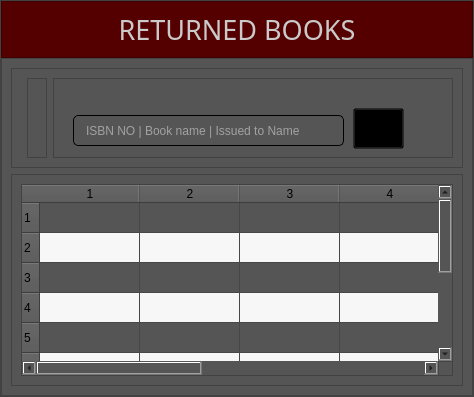
                  <widget class="QWidget" name="page_7">
                   <layout class="QVBoxLayout" name="verticalLayout_27">
                    <property name="spacing">
                     <number>0</number>
                    </property>
                    <property name="leftMargin">
                     <number>0</number>
                    </property>
                    <property name="topMargin">
                     <number>0</number>
                    </property>
                    <property name="rightMargin">
                     <number>0</number>
                    </property>
                    <property name="bottomMargin">
                     <number>0</number>
                    </property>
                    <item>
                     <widget class="QFrame" name="frame_53">
                      <property name="styleSheet">
                       <string notr="true">background-color: rgb(85, 85, 85);</string>
                      </property>
                      <property name="frameShape">
                       <enum>QFrame::StyledPanel</enum>
                      </property>
                      <property name="frameShadow">
                       <enum>QFrame::Raised</enum>
                      </property>
                      <layout class="QVBoxLayout" name="verticalLayout_25">
                       <property name="spacing">
                        <number>0</number>
                       </property>
                       <property name="leftMargin">
                        <number>0</number>
                       </property>
                       <property name="topMargin">
                        <number>0</number>
                       </property>
                       <property name="rightMargin">
                        <number>0</number>
                       </property>
                       <property name="bottomMargin">
                        <number>0</number>
                       </property>
                       <item>
                        <widget class="QFrame" name="frame_54">
                         <property name="maximumSize">
                          <size>
                           <width>16777215</width>
                           <height>60</height>
                          </size>
                         </property>
                         <property name="styleSheet">
                          <string notr="true">background-color: rgb(85, 0, 0);
color: rgb(202, 202, 202);</string>
                         </property>
                         <property name="frameShape">
                          <enum>QFrame::StyledPanel</enum>
                         </property>
                         <property name="frameShadow">
                          <enum>QFrame::Raised</enum>
                         </property>
                         <layout class="QHBoxLayout" name="horizontalLayout_24">
                          <item>
                           <widget class="QLabel" name="label_13">
                            <property name="font">
                             <font>
                              <family>Nova Flat</family>
                              <pointsize>20</pointsize>
                             </font>
                            </property>
                            <property name="text">
                             <string>RETURNED BOOKS</string>
                            </property>
                            <property name="alignment">
                             <set>Qt::AlignCenter</set>
                            </property>
                           </widget>
                          </item>
                         </layout>
                        </widget>
                       </item>
                       <item>
                        <widget class="QFrame" name="frame_55">
                         <property name="styleSheet">
                          <string notr="true"/>
                         </property>
                         <property name="frameShape">
                          <enum>QFrame::StyledPanel</enum>
                         </property>
                         <property name="frameShadow">
                          <enum>QFrame::Raised</enum>
                         </property>
                         <layout class="QVBoxLayout" name="verticalLayout_26">
                          <item>
                           <widget class="QFrame" name="frame_56">
                            <property name="minimumSize">
                             <size>
                              <width>0</width>
                              <height>100</height>
                             </size>
                            </property>
                            <property name="maximumSize">
                             <size>
                              <width>16777215</width>
                              <height>100</height>
                             </size>
                            </property>
                            <property name="frameShape">
                             <enum>QFrame::StyledPanel</enum>
                            </property>
                            <property name="frameShadow">
                             <enum>QFrame::Raised</enum>
                            </property>
                            <layout class="QHBoxLayout" name="horizontalLayout_25">
                             <item>
                              <widget class="QFrame" name="frame_57">
                               <property name="frameShape">
                                <enum>QFrame::StyledPanel</enum>
                               </property>
                               <property name="frameShadow">
                                <enum>QFrame::Raised</enum>
                               </property>
                               <widget class="QLabel" name="label_14">
                                <property name="geometry">
                                 <rect>
                                  <x>0</x>
                                  <y>-2</y>
                                  <width>261</width>
                                  <height>31</height>
                                 </rect>
                                </property>
                                <property name="font">
                                 <font>
                                  <family>Nova Flat</family>
                                  <pointsize>12</pointsize>
                                 </font>
                                </property>
                                <property name="styleSheet">
                                 <string notr="true">border-radius:7px;
background: none;
</string>
                                </property>
                                <property name="text">
                                 <string/>
                                </property>
                                <property name="alignment">
                                 <set>Qt::AlignCenter</set>
                                </property>
                               </widget>
                              </widget>
                             </item>
                             <item>
                              <widget class="QFrame" name="frame_58">
                               <property name="frameShape">
                                <enum>QFrame::StyledPanel</enum>
                               </property>
                               <property name="frameShadow">
                                <enum>QFrame::Raised</enum>
                               </property>
                               <layout class="QHBoxLayout" name="horizontalLayout_26"/>
                              </widget>
                             </item>
                             <item>
                              <widget class="QFrame" name="frame_59">
                               <property name="minimumSize">
                                <size>
                                 <width>400</width>
                                 <height>0</height>
                                </size>
                               </property>
                               <property name="frameShape">
                                <enum>QFrame::StyledPanel</enum>
                               </property>
                               <property name="frameShadow">
                                <enum>QFrame::Raised</enum>
                               </property>
                               <widget class="QLineEdit" name="lineEdit_9">
                                <property name="geometry">
                                 <rect>
                                  <x>20</x>
                                  <y>37</y>
                                  <width>271</width>
                                  <height>31</height>
                                 </rect>
                                </property>
                                <property name="font">
                                 <font>
                                  <pointsize>9</pointsize>
                                 </font>
                                </property>
                                <property name="styleSheet">
                                 <string notr="true">border: 1.1px solid black;
padding-left: 10 px;
border-radius:5px;
color: rgb(238, 238, 238);
</string>
                                </property>
                                <property name="echoMode">
                                 <enum>QLineEdit::Normal</enum>
                                </property>
                                <property name="placeholderText">
                                 <string>ISBN NO | Book name | Issued to Name</string>
                                </property>
                               </widget>
                               <widget class="QPushButton" name="pushButton_20">
                                <property name="geometry">
                                 <rect>
                                  <x>300</x>
                                  <y>30</y>
                                  <width>51</width>
                                  <height>41</height>
                                 </rect>
                                </property>
                                <property name="styleSheet">
                                 <string notr="true">background-color: transparent</string>
                                </property>
                                <property name="text">
                                 <string/>
                                </property>
                                <property name="icon">
                                 <iconset resource="resources.qrc">
                                  <normaloff>:/icons/icons/icons8-search-480.png</normaloff>:/icons/icons/icons8-search-480.png</iconset>
                                </property>
                                <property name="iconSize">
                                 <size>
                                  <width>40</width>
                                  <height>41</height>
                                 </size>
                                </property>
                                <property name="shortcut">
                                 <string>Return</string>
                                </property>
                               </widget>
                              </widget>
                             </item>
                            </layout>
                           </widget>
                          </item>
                          <item>
                           <widget class="QFrame" name="frame_60">
                            <property name="styleSheet">
                             <string notr="true"/>
                            </property>
                            <property name="frameShape">
                             <enum>QFrame::StyledPanel</enum>
                            </property>
                            <property name="frameShadow">
                             <enum>QFrame::Raised</enum>
                            </property>
                            <layout class="QHBoxLayout" name="horizontalLayout_27">
                             <item>
                              <widget class="QTableWidget" name="tableWidget_4">
                               <property name="maximumSize">
                                <size>
                                 <width>700</width>
                                 <height>300</height>
                                </size>
                               </property>
                               <property name="alternatingRowColors">
                                <bool>true</bool>
                               </property>
                               <property name="rowCount">
                                <number>10</number>
                               </property>
                               <property name="columnCount">
                                <number>7</number>
                               </property>
                               <row/>
                               <row/>
                               <row/>
                               <row/>
                               <row/>
                               <row/>
                               <row/>
                               <row/>
                               <row/>
                               <row/>
                               <column/>
                               <column/>
                               <column/>
                               <column/>
                               <column/>
                               <column/>
                               <column/>
                              </widget>
                             </item>
                            </layout>
                           </widget>
                          </item>
                         </layout>
                        </widget>
                       </item>
                       <item>
                        <widget class="QFrame" name="frame_61">
                         <property name="maximumSize">
                          <size>
                           <width>16777205</width>
                           <height>50</height>
                          </size>
                         </property>
                         <property name="styleSheet">
                          <string notr="true">background-color: rgb(115, 115, 115);</string>
                         </property>
                         <property name="frameShape">
                          <enum>QFrame::StyledPanel</enum>
                         </property>
                         <property name="frameShadow">
                          <enum>QFrame::Raised</enum>
                         </property>
                        </widget>
                       </item>
                      </layout>
                     </widget>
                    </item>
                   </layout>
                  </widget>
